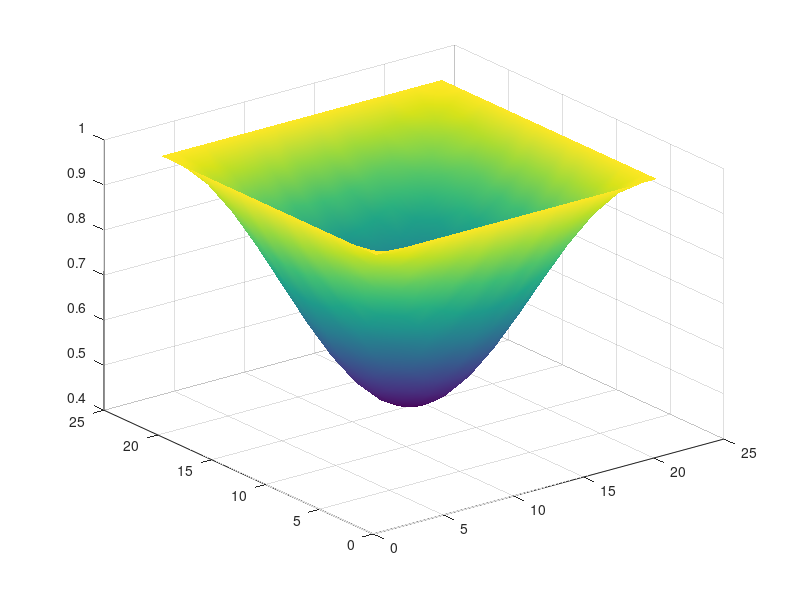

The MATLAB script that drew this image: (Note: this script raises an error after producing the figure.)
% Auto-generated MATLAB script
field = [ ...
    1.00000000E+00   1.00000000E+00   1.00000000E+00   1.00000000E+00   1.00000000E+00   1.00000000E+00   1.00000000E+00   1.00000000E+00   1.00000000E+00   1.00000000E+00   1.00000000E+00   1.00000000E+00   1.00000000E+00   1.00000000E+00   1.00000000E+00   1.00000000E+00   1.00000000E+00   1.00000000E+00   1.00000000E+00   1.00000000E+00   1.00000000E+00; ...
    1.00000000E+00   9.86772285E-01   9.73898897E-01   9.61710411E-01   9.50528556E-01   9.40611366E-01   9.32207458E-01   9.25479422E-01   9.20589475E-01   9.17608035E-01   9.16617041E-01   9.17608035E-01   9.20589475E-01   9.25479422E-01   9.32207458E-01   9.40611366E-01   9.50528556E-01   9.61710411E-01   9.73898897E-01   9.86772285E-01   1.00000000E+00; ...
    1.00000000E+00   9.73898897E-01   9.48487738E-01   9.24446383E-01   9.02365122E-01   8.82813193E-01   8.66207854E-01   8.52954259E-01   8.43279652E-01   8.37422059E-01   8.35440071E-01   8.37422059E-01   8.43279652E-01   8.52954259E-01   8.66207854E-01   8.82813193E-01   9.02365122E-01   9.24446383E-01   9.48487738E-01   9.73898897E-01   1.00000000E+00; ...
    1.00000000E+00   9.61710411E-01   9.24446383E-01   8.89165238E-01   8.56797650E-01   8.28091384E-01   8.03765019E-01   7.84290365E-01   7.70135597E-01   7.61505934E-01   7.58637036E-01   7.61505934E-01   7.70135597E-01   7.84290365E-01   8.03765019E-01   8.28091384E-01   8.56797650E-01   8.89165238E-01   9.24446383E-01   9.61710411E-01   1.00000000E+00; ...
    1.00000000E+00   9.50528556E-01   9.02365122E-01   8.56797650E-01   8.14946112E-01   7.77887889E-01   7.46415661E-01   7.21295111E-01   7.02959246E-01   6.91856579E-01   6.88100772E-01   6.91856579E-01   7.02959246E-01   7.21295111E-01   7.46415661E-01   7.77887889E-01   8.14946112E-01   8.56797650E-01   9.02365122E-01   9.50528556E-01   1.00000000E+00; ...
    1.00000000E+00   9.40611366E-01   8.82813193E-01   8.28091384E-01   7.77887889E-01   7.33364660E-01   6.95633522E-01   6.65429218E-01   6.43474398E-01   6.30090868E-01   6.25640294E-01   6.30090868E-01   6.43474398E-01   6.65429218E-01   6.95633522E-01   7.33364660E-01   7.77887889E-01   8.28091384E-01   8.82813193E-01   9.40611366E-01   1.00000000E+00; ...
    1.00000000E+00   9.32207458E-01   8.66207854E-01   8.03765019E-01   7.46415661E-01   6.95633522E-01   6.52507946E-01   6.18084357E-01   5.92960040E-01   5.77745107E-01   5.72599766E-01   5.77745107E-01   5.92960040E-01   6.18084357E-01   6.52507946E-01   6.95633522E-01   7.46415661E-01   8.03765019E-01   8.66207854E-01   9.32207458E-01   1.00000000E+00; ...
    1.00000000E+00   9.25479422E-01   8.52954259E-01   7.84290365E-01   7.21295111E-01   6.65429218E-01   6.18084357E-01   5.80186207E-01   5.52637115E-01   5.35845312E-01   5.30259736E-01   5.35845312E-01   5.52637115E-01   5.80186207E-01   6.18084357E-01   6.65429218E-01   7.21295111E-01   7.84290365E-01   8.52954259E-01   9.25479422E-01   1.00000000E+00; ...
    1.00000000E+00   9.20589475E-01   8.43279652E-01   7.70135597E-01   7.02959246E-01   6.43474398E-01   5.92960040E-01   5.52637115E-01   5.23209009E-01   5.05386094E-01   4.99360284E-01   5.05386094E-01   5.23209009E-01   5.52637115E-01   5.92960040E-01   6.43474398E-01   7.02959246E-01   7.70135597E-01   8.43279652E-01   9.20589475E-01   1.00000000E+00; ...
    1.00000000E+00   9.17608035E-01   8.37422059E-01   7.61505934E-01   6.91856579E-01   6.30090868E-01   5.77745107E-01   5.35845312E-01   5.05386094E-01   4.86821850E-01   4.80645588E-01   4.86821850E-01   5.05386094E-01   5.35845312E-01   5.77745107E-01   6.30090868E-01   6.91856579E-01   7.61505934E-01   8.37422059E-01   9.17608035E-01   1.00000000E+00; ...
    1.00000000E+00   9.16617041E-01   8.35440071E-01   7.58637036E-01   6.88100772E-01   6.25640294E-01   5.72599766E-01   5.30259736E-01   4.99360284E-01   4.80645588E-01   4.74318873E-01   4.80645588E-01   4.99360284E-01   5.30259736E-01   5.72599766E-01   6.25640294E-01   6.88100772E-01   7.58637036E-01   8.35440071E-01   9.16617041E-01   1.00000000E+00; ...
    1.00000000E+00   9.17608035E-01   8.37422059E-01   7.61505934E-01   6.91856579E-01   6.30090868E-01   5.77745107E-01   5.35845312E-01   5.05386094E-01   4.86821850E-01   4.80645588E-01   4.86821850E-01   5.05386094E-01   5.35845312E-01   5.77745107E-01   6.30090868E-01   6.91856579E-01   7.61505934E-01   8.37422059E-01   9.17608035E-01   1.00000000E+00; ...
    1.00000000E+00   9.20589475E-01   8.43279652E-01   7.70135597E-01   7.02959246E-01   6.43474398E-01   5.92960040E-01   5.52637115E-01   5.23209009E-01   5.05386094E-01   4.99360284E-01   5.05386094E-01   5.23209009E-01   5.52637115E-01   5.92960040E-01   6.43474398E-01   7.02959246E-01   7.70135597E-01   8.43279652E-01   9.20589475E-01   1.00000000E+00; ...
    1.00000000E+00   9.25479422E-01   8.52954259E-01   7.84290365E-01   7.21295111E-01   6.65429218E-01   6.18084357E-01   5.80186207E-01   5.52637115E-01   5.35845312E-01   5.30259736E-01   5.35845312E-01   5.52637115E-01   5.80186207E-01   6.18084357E-01   6.65429218E-01   7.21295111E-01   7.84290365E-01   8.52954259E-01   9.25479422E-01   1.00000000E+00; ...
    1.00000000E+00   9.32207458E-01   8.66207854E-01   8.03765019E-01   7.46415661E-01   6.95633522E-01   6.52507946E-01   6.18084357E-01   5.92960040E-01   5.77745107E-01   5.72599766E-01   5.77745107E-01   5.92960040E-01   6.18084357E-01   6.52507946E-01   6.95633522E-01   7.46415661E-01   8.03765019E-01   8.66207854E-01   9.32207458E-01   1.00000000E+00; ...
    1.00000000E+00   9.40611366E-01   8.82813193E-01   8.28091384E-01   7.77887889E-01   7.33364660E-01   6.95633522E-01   6.65429218E-01   6.43474398E-01   6.30090868E-01   6.25640294E-01   6.30090868E-01   6.43474398E-01   6.65429218E-01   6.95633522E-01   7.33364660E-01   7.77887889E-01   8.28091384E-01   8.82813193E-01   9.40611366E-01   1.00000000E+00; ...
    1.00000000E+00   9.50528556E-01   9.02365122E-01   8.56797650E-01   8.14946112E-01   7.77887889E-01   7.46415661E-01   7.21295111E-01   7.02959246E-01   6.91856579E-01   6.88100772E-01   6.91856579E-01   7.02959246E-01   7.21295111E-01   7.46415661E-01   7.77887889E-01   8.14946112E-01   8.56797650E-01   9.02365122E-01   9.50528556E-01   1.00000000E+00; ...
    1.00000000E+00   9.61710411E-01   9.24446383E-01   8.89165238E-01   8.56797650E-01   8.28091384E-01   8.03765019E-01   7.84290365E-01   7.70135597E-01   7.61505934E-01   7.58637036E-01   7.61505934E-01   7.70135597E-01   7.84290365E-01   8.03765019E-01   8.28091384E-01   8.56797650E-01   8.89165238E-01   9.24446383E-01   9.61710411E-01   1.00000000E+00; ...
    1.00000000E+00   9.73898897E-01   9.48487738E-01   9.24446383E-01   9.02365122E-01   8.82813193E-01   8.66207854E-01   8.52954259E-01   8.43279652E-01   8.37422059E-01   8.35440071E-01   8.37422059E-01   8.43279652E-01   8.52954259E-01   8.66207854E-01   8.82813193E-01   9.02365122E-01   9.24446383E-01   9.48487738E-01   9.73898897E-01   1.00000000E+00; ...
    1.00000000E+00   9.86772285E-01   9.73898897E-01   9.61710411E-01   9.50528556E-01   9.40611366E-01   9.32207458E-01   9.25479422E-01   9.20589475E-01   9.17608035E-01   9.16617041E-01   9.17608035E-01   9.20589475E-01   9.25479422E-01   9.32207458E-01   9.40611366E-01   9.50528556E-01   9.61710411E-01   9.73898897E-01   9.86772285E-01   1.00000000E+00; ...
    1.00000000E+00   1.00000000E+00   1.00000000E+00   1.00000000E+00   1.00000000E+00   1.00000000E+00   1.00000000E+00   1.00000000E+00   1.00000000E+00   1.00000000E+00   1.00000000E+00   1.00000000E+00   1.00000000E+00   1.00000000E+00   1.00000000E+00   1.00000000E+00   1.00000000E+00   1.00000000E+00   1.00000000E+00   1.00000000E+00   1.00000000E+00 ];

% Surface plot (auto-generated)
[ny, nx] = size(field);
[X, Y] = meshgrid(1:nx, 1:ny);
fig = figure('Color','w');
ax = axes('Parent', fig);
h = surf(ax, X, Y, field);
shading(ax, 'interp');
colormap(ax, parula);
cb = colorbar(ax);
cb.Label.String = 'field value';
grid(ax, 'on');
box(ax, 'on');
axis(ax, 'tight');
view(ax, 45, 30);
xlabel(ax, 'i (x index)');
ylabel(ax, 'j (y index)');
zlabel(ax, 'field');
title(ax, sprintf('field (%d x %d)', ny, nx));
set(ax, 'FontSize', 12, 'LineWidth', 1);
set(h, 'EdgeColor', 'k');
drawnow;
